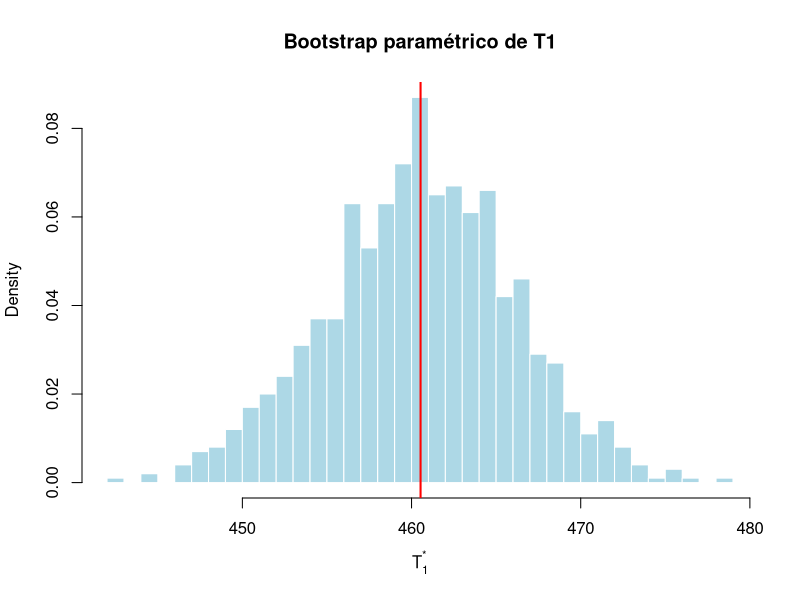
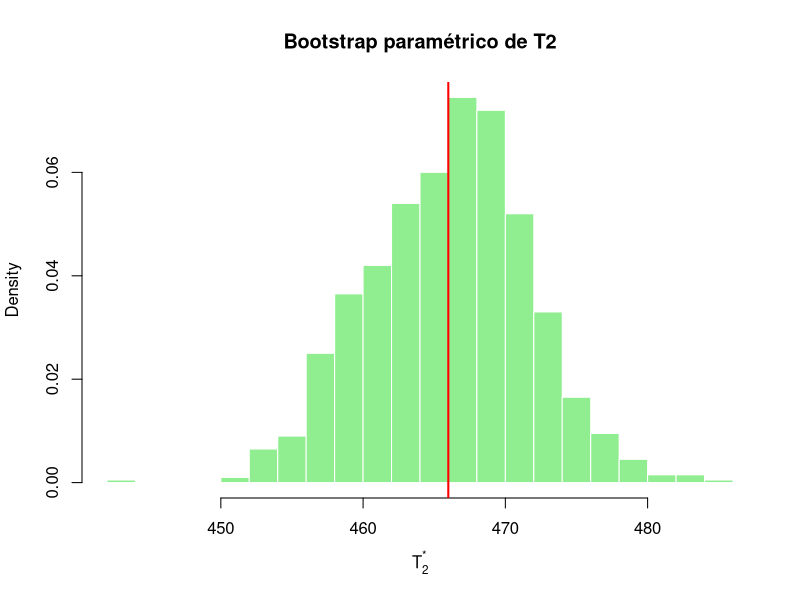

The R script that drew these images, in order:
# =============================================================================
# IECD - Práctica 4 (Bootstrap) - Ejercicio 2
# Poisson: estimadores de momentos T1 (orden 1) y T2 (orden 2), bootstrap paramétrico
# =============================================================================

x <- c(500, 488, 426, 510, 450, 368, 508, 514, 426,
       476, 512, 526, 444, 524, 236)
n <- length(x)

# a) Estimadores de momentos ---------------------------------------------------
# T1: E(X) = lambda               =>  lambda = media
# T2: E(X^2) = lambda + lambda^2  =>  lambda = (-1 + sqrt(1 + 4 m2)) / 2
T1 <- function(x) mean(x)
T2 <- function(x) (-1 + sqrt(1 + 4 * mean(x^2))) / 2

T1_obs <- T1(x)
T2_obs <- T2(x)
c(T1_obs = T1_obs, T2_obs = T2_obs)

# b) Bootstrap paramétrico para T1 -------------------------------------------------
set.seed(1)
B <- 1000

# 1) una muestra bootstrap: 15 datos Poisson con lambda = T1_obs
x_boot <- rpois(n, lambda = T1_obs)
T1(x_boot)

# 2) repetir B veces
T1_boot <- replicate(B, T1(rpois(n, lambda = T1_obs)))

# 3) histograma
hist(T1_boot, freq = FALSE, breaks = 30, col = "lightblue", border = "white",
     main = "Bootstrap paramétrico de T1", xlab = expression(T[1]^"*"))
abline(v = T1_obs, col = "red", lwd = 2)

# 4) varianza estimada de T1 y comparación con la teórica lambda/n
c(var_boot = var(T1_boot), var_teorica_plugin = T1_obs / n)

# c) Lo mismo para T2 (ahora generando con lambda = T2_obs) ----------------------
T2_boot <- replicate(B, T2(rpois(n, lambda = T2_obs)))
hist(T2_boot, freq = FALSE, breaks = 30, col = "lightgreen", border = "white",
     main = "Bootstrap paramétrico de T2", xlab = expression(T[2]^"*"))
abline(v = T2_obs, col = "red", lwd = 2)
c(var_boot_T2 = var(T2_boot))

# Comparación
c(var_T1 = var(T1_boot), var_T2 = var(T2_boot), cociente = var(T2_boot) / var(T1_boot))
